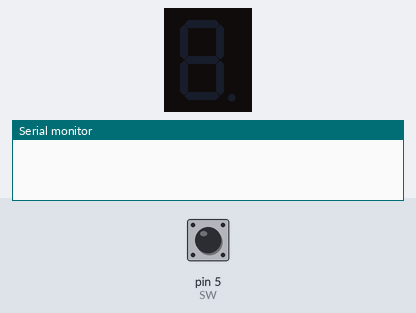
The sketch below on a simulated Arduino Uno, built with avr-gcc and run on an emulated ATmega328P. On the bench: 1-digit seven-segment display, the last lines printed to the serial monitor. Wiring (inferred from the names in the program): 1-digit 7-segment display, segments lit when HIGH: segments pin 13, pin 12, pin 9, pin 8, pin 7, pin 10, pin 11, pin 6. The test bench sets the inputs (shaded band); at power-on: pin 5 (SW) LOW. Random numbers use the default seed unless the sketch sets one; the segment pins are drawn as the display they are named for.

Above: at 0.1 s.
At 2.1 s:
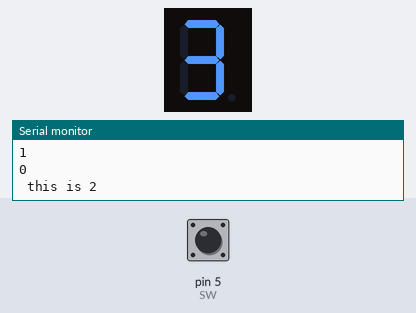
At 3.6 s:
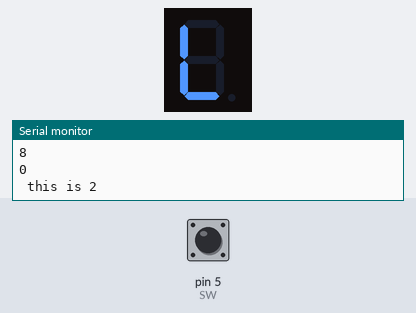
At 6.6 s:
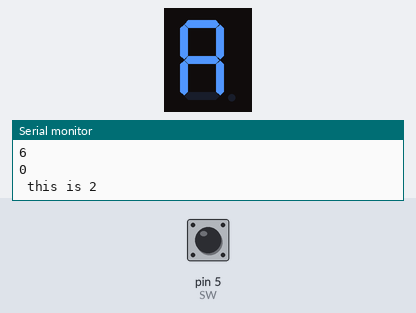
At 9.6 s:
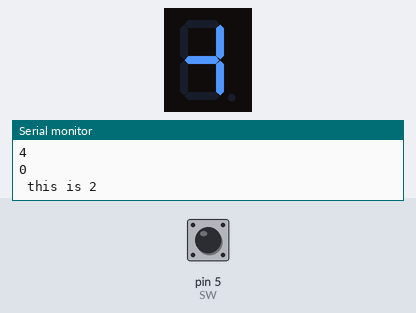
At 12.6 s:
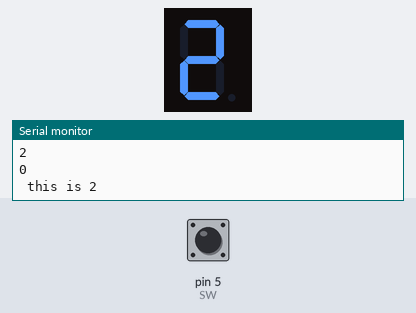

The sketch:

apsc160_2025W2_lab7_v1.ino
```cpp
/*	   	 		  	   	 			 	  	 		 	*
 * ADD YOUR STANDARD SUBMISSION INFORMATION HERE	  	*
 * NAME:  SIMRANJEET KAUR				   		 	 	 	   	  	   	*
 * EMAIL: skaur711@student.ubc.ca												*
 * COOURSE AND LAB SECTION: apsc 160 L2P							*
 * DATE: 	April 2, 2026  		 		 	  	   	 	  	   	 	*
 *	purpose: to display the letters of the name  	   	   	 	 			   	  		   	 	 	*/


//symbolic constants for INPUT/OUTPUT pins
int const A = 11;
int const B = 10;
int const C = 7;
int const D = 8;
int const E = 9;
int const F = 12;
int const G = 13;
int const H = 6;
int const SW = 5;


// define any function(s), constants required to implement your program
int const waitTime = 1000;  //to wait for one second
int const pauseTime = 500; //to pause for 0.5 second
int currentState = LOW; // tp keep track of the switch state

// initialization

  //purpose to clear the display
//return none
//parameter none
  void clearDisplay(void){
  digitalWrite(A, LOW);
  digitalWrite(B, LOW);
  digitalWrite(C, LOW);
  digitalWrite(D, LOW);
  digitalWrite(E, LOW);
  digitalWrite(F, LOW);
  digitalWrite(G, LOW);
  digitalWrite(H, LOW);
  }

  // purpose: to display the letter S
//return none
//parameter none
  void s(void){
  digitalWrite(A, HIGH);
 digitalWrite(F, HIGH);
  digitalWrite(G, HIGH);
  digitalWrite(C, HIGH);
  digitalWrite(D, HIGH);
	}

// purpose: to display the letter I
//return none
//parameter none
  void i(void){
  digitalWrite(E, HIGH);
  digitalWrite(F, HIGH);
	}

// purpose: to display the letter M
//return none
//parameter none
  void m(void){
  digitalWrite(A, HIGH);
  digitalWrite(F, HIGH);
  digitalWrite(E, HIGH);
	}

// purpose: to display the letter R
//return none
//parameter none
  void r(void){
   digitalWrite(A, HIGH);
  digitalWrite(F, HIGH);
  digitalWrite(G, HIGH);
  digitalWrite(C, HIGH);
  digitalWrite(E, HIGH);
   digitalWrite(B, HIGH);
	}

// purpose: to display the letter A
//return none
//parameter none
  void a(void){
   digitalWrite(A, HIGH);
  digitalWrite(F, HIGH);
  digitalWrite(G, HIGH);
  digitalWrite(C, HIGH);
  digitalWrite(E, HIGH);
   digitalWrite(B, HIGH);
	}

// purpose: to display the letter N
//return none
//parameter none
  void n(void){
   digitalWrite(A, HIGH);
  digitalWrite(F, HIGH);
  digitalWrite(E, HIGH);
	}

// purpose: to display the letter J
//return none
//parameter none
  void j(void){
    digitalWrite(B, HIGH);
  digitalWrite(C, HIGH);
  digitalWrite(D, HIGH);
	}

// purpose: to display the letter E
//return none
//parameter none
  void e(void){
    digitalWrite(A, HIGH);
 	digitalWrite(F, HIGH);
  	digitalWrite(G, HIGH);
    digitalWrite(E, HIGH);
    digitalWrite(D, HIGH);
	}


//purpose: function to display letters depending on the value of count
//parameter: count type int
//return none
void displayLetters(int count){
  if(count == 1){
    s();
  }
  else if(count == 2){
    i();
  }
  else if(count == 3){
    m();
  }
  else if(count == 4){
    r();
  }
  else if(count == 5){
    a();
  }
  else if(count == 6){
    n();
  }
  else if(count == 7){
    j();
  }
  else if(count == 8){
    e();
  }
}


void setup(void){

  /* digital I/O pins mode setup */

  pinMode(A, OUTPUT);
  pinMode(B, OUTPUT);
  pinMode(C, OUTPUT);
  pinMode(D, OUTPUT);
  pinMode(E, OUTPUT);
  pinMode(F, OUTPUT);
  pinMode(G, OUTPUT);
  pinMode(H, OUTPUT);
  pinMode(SW, INPUT);

  Serial.begin(9600);

  /* additional code as needed */
}

//main loop to display the letters
void loop(void){
	currentState = digitalRead(SW);

  //var to keep track of the variable number
  static int count = 1;

  // if the switch is to the right then display the numbers in foward order
  if(currentState == HIGH && count <=8){
   	clearDisplay();//clear the display
    delay(pauseTime); //pause for 0.5 seconds
    displayLetters(count); // call the function ot display the letter
    delay(waitTime);//display letter for 1 second
    clearDisplay();//clear the display

    //Serial.println(count);
    //Serial.println(currentState);
    //Serial.println(" this is 1");

    count++;

  }//else to make sure the count doesn't go above 8
  else if(currentState == HIGH){
    count = 1;
  }
  else{
    clearDisplay();
  }

  // if the switch is to the left display the number in reverse order
  currentState = digitalRead(SW);
  if(currentState == LOW && count > 0){
   	clearDisplay();//clear the display
    delay(pauseTime);//pause for 0.5 seconds
    displayLetters(count);// call the function ot display the letter
    delay(waitTime);//display letter for 1 second
    clearDisplay();//clear the display

    Serial.println(count);
    Serial.println(currentState);
    Serial.println(" this is 2");

    count--;
  }//else to make sure the count doesn't go below 1
  else if(currentState == LOW){
  	count = 8;
  }
else{
    clearDisplay();
  }

}
```

Holiday_of_Equality.c
```cpp
// Online C compiler to run C program online
#include <stdio.h>

int main() {

    int citizensSize;
    //hardcoded for testing
    int citizen[]={1,1,0,1,1};
    int totalBurls = 0;
    int max;

    //prompting the user to enter the number of citizens
    printf("enter the number of citizens");
    scanf("%d", &citizensSize);

    //this is for user input
    // for(int i = 0; i<citizensSize; i++ ){
    //   printf("the number of burl citizen %d has", i);
    //   scanf("%d", &citizen[i]);
    // }

    //finiding maximum amoutn of burls a citizen has
    max = citizen[0];
    for(int i = 0 ; i < citizensSize ; i++){
        if(citizen[i]>max){
            max = citizen[i];
        }
    }

    //calculating the total number of burls needed
    for(int i = 0 ; i<citizensSize; i++){
        totalBurls = totalBurls + (max-citizen[i]);
    }

    //printing the total number of burls
    printf("the total number of burls is %d", totalBurls);

    return 0;
}
```

Split_Sentence.c
```cpp
//Prompts the user to type a sentence at the keyboard
//Reads the full line of input (including spaces) into a char array
//Scans through the sentence character by character to extract each word
//Counts how many times each unique word appears
//Prints a frequency table when done

#include <stdio.h>
#include <string.h>

int checkifrepeated(char words[][50],int n, char word[]){
    int alreadyseen = 0;
    for(int i = 0; i < n;i++){
        if(strcmp(words[i],word)==0){
            alreadyseen = 1;
        }
    }
    return alreadyseen;
}


int main(){

    char sentence[5000];
    char words[100][50];
    int count[100];
    int index = 0;
    int totalwords = 0;

    printf("enter the sentence\n");
    fgets(sentence, 5000, stdin);

    int len= strlen(sentence);

    int j = 0;
    for(int i = 0; i< len; i++){
        char word[50];
        if(sentence[i]==' '||sentence[i] == '\n'){
           strcpy(words[index],word);
           index++;
           j = 0;
           if(sentence[i] == '\n'){
               totalwords = index;
           }
        }
        else{
            word[j] = sentence[i];
            j++;
        }
    }

    for(int i = 0; i < totalwords; i++){
        int num = 0;
        int alreadyseen = checkifrepeated(words,i,words[i]);
        for(int j = i; j < totalwords; j++){
            if((strcmp(words[i],words[j]))==0){
                if(alreadyseen==0){
                num++;
                }
            }
        }
        count[i] = num;
    }

    for(int i = 0; i < totalwords; i++){
        if(count[i]>0){
            printf("%s -> %d\n", words[i], count[i]);
        }
    }


}
```

comb.c
```cpp
int factorial (int n);
int choose(int n , int r);
#include <stdio.h>

int main()
{
    int n, r, comb;

    printf("enter the n:" );
    scanf("%d", &n);

    printf("\nenter the r:" );
    scanf("%d", &r);

    comb = choose (n, r);
    printf("the comb is : %d", comb);

    return 0;
}


int choose(int n , int r){

    int comb = (factorial(n))/(factorial(r)*factorial(n-r));
    return comb;

}


int factorial (int n){
    int result = 1;
    int i = 1;

   if(n == 0){
        result = 1;
    }
    else{
        while(i<=n){
            result = result * i;
            i++;
        }
    }

    return result;
}
```

convertCelsius.c
```cpp
#include <stdio.h>

int main()
{
    double temperature = 0.0;
    double increment = 0.0;
    double number = 0;
    int count = 0 ;
    double fahrenheit = 0.0;

    printf("Please enter starting temperature in degrees Celsius:");
    scanf("%lf", &temperature);

    printf("Please enter the increment:");
    scanf("%lf", &increment);

    printf("Please enter the number of temperatures to convert:");
    scanf("%lf", &number);

    while(number<0){
        printf("Error! the number of temperatures can't be negtive, please enter the number again");
        scanf("%lf", &number);
    }

    while(count < number){
        fahrenheit = (9.0/5.0)*temperature + 32.0;
        printf("%.2lf    %.2lf\n", temperature, fahrenheit);
        count++;
        temperature = temperature + increment;
    }


}
```

factorial.c
```cpp
#include <stdio.h>
int factorial (int n);

int main() {
    int n;
    int result = 1 ;

    printf("Enter the number: ");
    scanf("%d", &n);

    result = factorial(n);

    printf("the factorial is: %d", result);

    return 0;
}

int factorial (int n){
    int result = 1;
    int i = 1;

   if(n == 0){
        result = 1;
    }
    else{
        while(i<=n){
            result = result * i;
            i++;
        }
    }

    return result;
}
```

flowerpot.c
```cpp
#include <stdio.h>
#include <stdbool.h>

int checkflower(int data[][3], int row, int col, int maxrows, int maxcols);

int main(){
    //hardcoded for testing
    int data[][3]={{0,0,0},{1,0,0},{0,0,0}};
    int rows=3;
    int cols = 3;
    int count = 0;

    for(int i = 0 ; i<rows;i++){
        for(int j=0; j<cols; j++){
            int result = 0;
            if(data[i][j]==1){
                count++;
            }
            else{
            result = checkflower(data,i,j, rows, cols);
            }
            if(result == 1){
                count++;
            }
        }
    }

    printf("the maximum number of flowers that can planted are:  %d ",count);

}

int checkflower(int data[][3], int row, int col, int maxrows, int maxcols)
{
    int result;
    bool adjacentflower = false;

    if(row-1>=0){
        if(data[row-1][col]==1){
            adjacentflower = true;
        }
    }

    if(col+1<maxcols){
        if(data[row][col+1]==1){
            adjacentflower = true;
        }
    }

    if(row+1<maxrows){
        if(data[row+1][col]==1){
            adjacentflower = true;
        }
    }

    if(col-1>=0){
        if(data[row][col-1]==1){
            adjacentflower = true;
        }
    }

    if(adjacentflower==true){
        result = 0;
    }
    else{
        data[row][col]=1;
        result = 1;
    }

    return result;
}
```

greetings.c
```cpp
/*
 * Author: Simranjeet Kaur
 * Student Number: 91551317
 * Lab Section: L2P
 * Date: January 15, 2026
 * Purpose: Prompts the user for his/her name and prints a welcome message on the screen.
*/

#include <stdio.h>
#include <stdlib.h>

/* constants */
#define MAX_NAME_LENGTH 100

int main ( void ){

    char name[ MAX_NAME_LENGTH ];

    printf(" Please enter your first name: ");
    scanf("%s", name);
    printf("\nHello, %s, welcome to APSC 160!\n\n", name);

    /* system( "PAUSE" ); is optional */
    return 0;

}
```

homeGST.c
```cpp
/*
  * Author: Simranjeet Kaur
 * Student Number: 91551317
 * Lab Section : L2P
 * UBC email : skaur711@student.ubc.ca
 * Date:  22 January, 2026
 * Purpose: Prompts the user to entrer the home price and than calculates the GST payable on a new home
 */

#include <stdio.h>
#include <stdlib.h>

#define TAX_RATE  0.05
#define REBATE_RATE  0.36

int main(void){

    double home_price = 0.0;
    double tax_amount;
    double rebate;
    double gst;

    //prompts the user to enter the house price
    printf("Enter the price of the house: ");
    scanf("%lf", &home_price);

    // if the price entered by the user is negative, display error message
    if(home_price < 0)
    {
        printf("The house price cannot be negative.");
    }
    else {
        tax_amount = home_price + home_price * TAX_RATE;
        if(home_price <= 350000.00){
            rebate = tax_amount * REBATE_RATE;
        }
        else if(home_price > 350000.00 && home_price < 450000.00){
            rebate = (5000.00*(450000.00 - home_price))/100000.00;
        }
        else if(home_price >= 450000.00){
            rebate = 0;
        }
        gst = tax_amount -  rebate ;
        printf("the gst is %lf", gst);
    }

    return 0;
}
```

leapYear.c
```cpp
/*
  * Author: Simranjeet Kaur
 * Student Number: 91551317
 * Lab Section : L2P
 * UBC email : skaur711@student.ubc.ca
 * Date:  22 January, 2026
 * Purpose: Check if the year entered by the user is leap year or not.
 */

#include <stdio.h>
#include <stdlib.h>


int main( void ) {
   int year;

   printf("Enter the year: ");
   scanf("%d", &year);

   if(year<1582){
      printf("The Gregorian Calendar had not been adopted at that time.");
   }
   else{
       if(year % 4 == 0){
          if(year % 100 == 0 && year % 400 != 0){
               printf("\n %d is not a leap year", year);
          }
          else{
               printf("\n %d is a leap year", year);
          }
       }
       else
           printf("\n %d is not a leap year", year);
   }

    return 0;
}
```

newtonsPounds.c
```cpp
/*
 * Author: Simranjeet Kaur
 * Student Number: 91551317
 * Lab Section: L2P
 * Date: January 20, 2026
 * Purpose: Prompts the user for a fore in Newtons and converts it into pounds and prints on the screen.
*/

#include <stdio.h>
#include <stdlib.h>

/* constants */
#define CONVERSION_FACTOR 4.448

int main ( void ){
    double force;
    double force_pounds;


    printf("Please enter the force (in Newtons): \n");
    scanf("%lf", &force);

    force_pounds = force/CONVERSION_FACTOR;

    printf("Force in pounds %.3lf \n" , force_pounds);

    /* system( "PAUSE" ); is optional */
    return 0;

}
```

robotArm.c
```cpp
/*
 * Author: Simranjeet Kaur
 * Student Number: 91551317
 * Lab Section: L2P
 * Date: January 22, 2026
 * Purpose: prompts the user for the length (in metres) of each of: the first segment (AB) and the second segment (BC) of the robot arm;
            prompts the user for the angle that the first segment of the robot arm makes with the positive x-axis, measured counterclockwise in radians from the positive x-axis (see  on the diagram above);
            prompts the user for the angle that the second segment of the robot arm makes with the positive x-axis, measured counterclockwise in radians from the positive x-axis (see  on the diagram above);
            computes the coordinates of point C;
            prints the coordinates of point C on the screen.
*/

#include <stdio.h>
#include <stdlib.h>
#include <math.h>

int main ( void ){
    double length_ab;
    double length_bc;
    double theta1;
    double theta2;
    double c_x;
    double c_y;


    printf("Please enter the length (in metres) of the first segment (AB): \n");
    scanf("%lf", &length_ab);

    printf("Please enter the length (in metres) of the first segment (BC): \n");
    scanf("%lf", &length_bc);

    printf("Please enter the angle that the first segment of the robot arm makes with the positive x-axis (in radians): \n");
    scanf("%lf", &theta1);

    printf("Please enter the angle that the second segment of the robot arm makes with the positive x-axis (in radians): \n");
    scanf("%lf", &theta2);

    c_x = length_ab*cos(theta1) + length_bc*cos(theta2);
    c_y = length_ab*sin(theta1) + length_bc*sin(theta2);

    printf("The coordinates for C are: (%f, %f )\n" , c_x , c_y);

    system( "PAUSE" );
    return 0;

}
```

scamble.c
```cpp
#include <string.h>
#include <stdio.h>
#include <time.h>
#include <stdlib.h>

void scramble(char s[]);

int main(){

    srand(time(NULL));
    char s[]="hello WORld";
    scramble(s);
    printf("%s",s);
}
void scramble (char s[]){
    int len = strlen(s);

    for(int i =0; i < len; i++){
        int random = 0+rand() % (len-1-0+1);
        char temp = s[i];
        s[i]=s[random];
        s[random]=temp;
    }
}
```

triangle.c
```cpp
#include <stdio.h>

int main()
{
    int size;
    printf("enter a number between 1 and 9");
    scanf("%d", &size);
   while(!(size>=1 && size <= 9)){
       printf("\nError! invalid number entered, enter a number between 1 and 9");
       scanf("%d", &size);
   }

    int count2 = 1;
   while(count2 <= size){
       int i = 1;
       int j = size-count2;
       while(j>0){
           printf(".");
           j--;
       }
       while(i <= count2){
           printf("%d",i);
           i++;
       }
       printf("\n");
       count2++;
   }


    return 0;
}
```

wordgame.c
```cpp
// Print at the terminal a random word in the list;
#include <stdio.h>
#include <stdlib.h>
#include <time.h>
#include <string.h>
#include <stdbool.h>

void scramble(char s[]);

int main(void) {
    srand(time(NULL));
    char words [][13]={"intelligence", "clouds", "navigate", "random", "seed"};
    char randomword[50];
    int count = 1;
    bool success = false;
    char guess[50];
    int correct = 0;

    int random = 0+rand()%(4+1);
    strcpy(randomword,words[random]);

    scramble(randomword);
    printf("this is the scrambled word %s \nplease enter the original word\n",randomword);

    while(count<=5 && !success){

       printf("Attempt %d\n", count);
       scanf("%s", guess);
       correct = strcmp(guess, words[random]);

       if(correct == 0){
           success = true;
       }
       if(count != 5){
          printf("please try agian\n", count);
       }
       count++;

    }

    if(success){
        printf("you guessed in %d tries\n", count-1);
    }
    else{
        printf("ops you used all youe tries!");
    }

return 0;
}

void scramble(char s[]){
    int len = strlen(s);

    for(int i =0; i<len;i++){
        int randomindex = rand()%(len);
        char temp = s[i];
        s[i] = s[randomindex];
        s[randomindex] = temp;
    }
}
```

Source omitted: imageManip.c (14321 bytes)

Measured:
- by itself, everything shown: repeats every 12.0 s, in 16 steps
- what the display in image 1 shows lasts 1.0 s, from 2.0 s to 3.0 s
